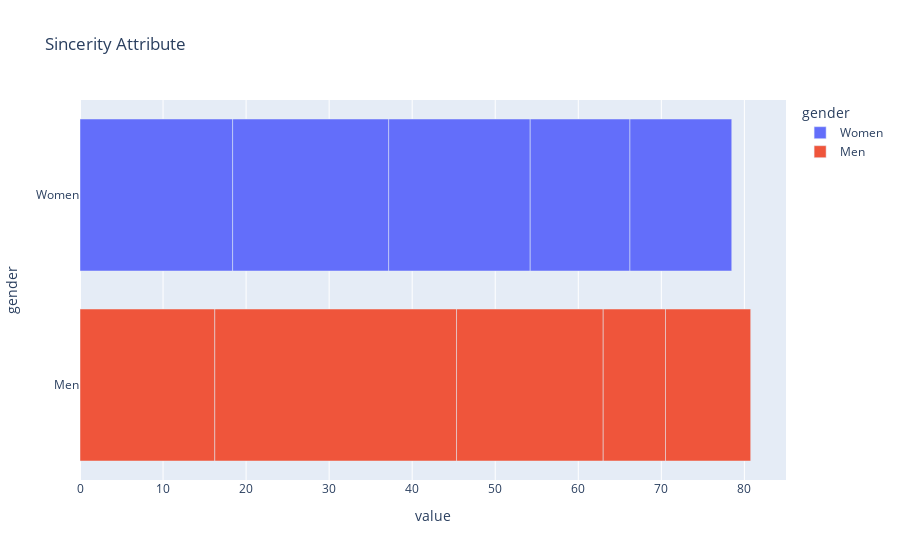

The notebook cell saved with this chart:
### Code cell
fig = px.bar(df_final, y="gender", x=['sinc1_1', 'attr1_1', 'fun1_1', 'amb1_1', 'shar1_1'], color = 'gender', title='Sincerity Attribute')
fig.show()

### Figure 1 — Plotly figure (JSON) as saved in the notebook; plotly's stock layout.template omitted (floating-point values rounded to 4 significant figures)
{"data": [{"alignmentgroup": "True", "hovertemplate": "gender=%{y}<br>value=%{x}<extra></extra>", "legendgroup": "Women", "marker": {"color": "#636efa", "pattern": {"shape": ""}}, "name": "Women", "offsetgroup": "Women", "orientation": "h", "showlegend": true, "textposition": "auto", "type": "bar", "x": [18.38, 18.79, 17.04, 12.01, 12.26], "xaxis": "x", "y": ["Women", "Women", "Women", "Women", "Women"], "yaxis": "y"}, {"alignmentgroup": "True", "hovertemplate": "gender=%{y}<br>value=%{x}<extra></extra>", "legendgroup": "Men", "marker": {"color": "#EF553B", "pattern": {"shape": ""}}, "name": "Men", "offsetgroup": "Men", "orientation": "h", "showlegend": true, "textposition": "auto", "type": "bar", "x": [16.23, 29.11, 17.66, 7.5, 10.26], "xaxis": "x", "y": ["Men", "Men", "Men", "Men", "Men"], "yaxis": "y"}], "layout": {"barmode": "relative", "legend": {"title": {"text": "gender"}, "tracegroupgap": 0}, "title": {"text": "Sincerity Attribute"}, "xaxis": {"anchor": "y", "domain": [0, 1], "title": {"text": "value"}}, "yaxis": {"anchor": "x", "categoryarray": ["Men", "Women"], "categoryorder": "array", "domain": [0, 1], "title": {"text": "gender"}}}}
